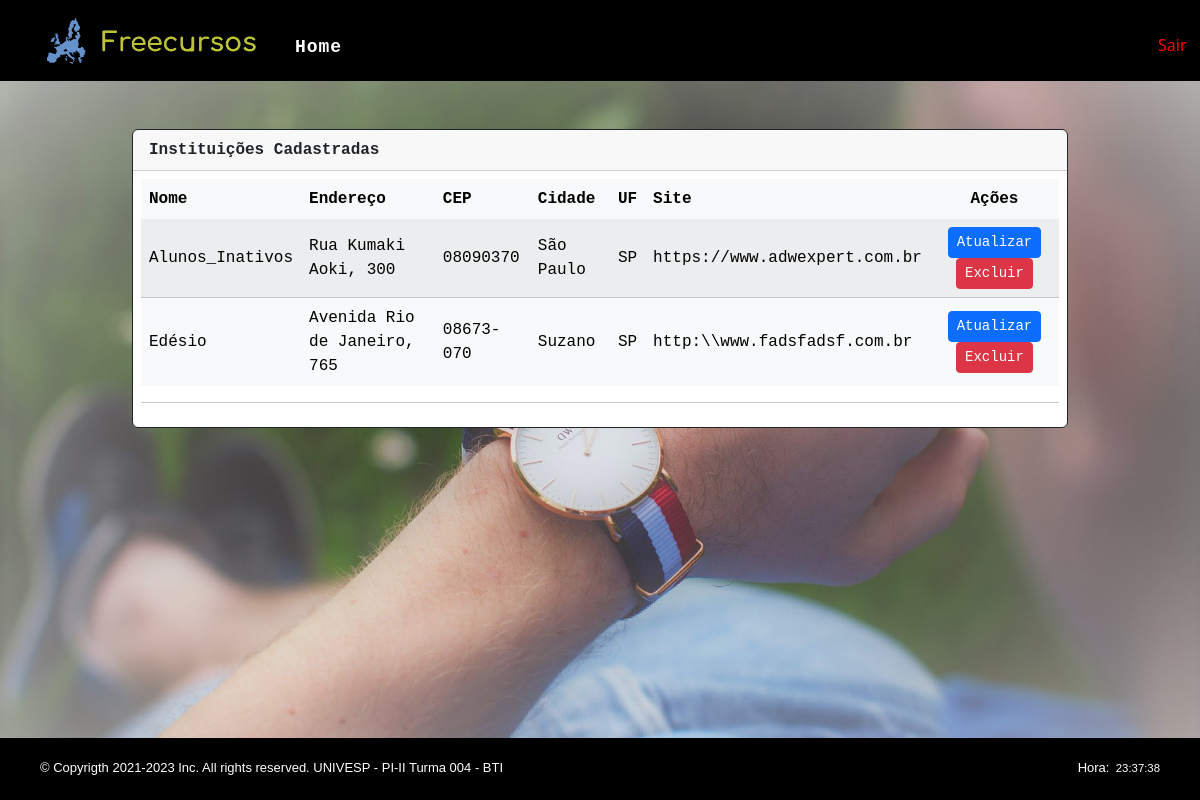
Screenshot of /instituicao/lista with the database file from the repository.
### core/models.py (models this page shows, shortened)
class Instituicao(models.Model):
    nome = models.CharField(
        max_length=255,
        null=False,
        blank=False
    )
    cep = models.CharField(
        max_length=9,
        null=False,
        blank=False
    )
    endereco = models.CharField(
        max_length=255,
        null=False,
        blank=False
    )
    cidade = models.CharField(
        max_length=150,
        null=True,
        blank=True
    )
    uf = models.CharField(
        max_length=2,
        null=False,
        blank=False
    )
    telefone = models.CharField(
        max_length=15,
        null=False,
        blank=False
    )
    email = models.EmailField(
        max_length=50,
        null=True,
        blank=True
    )
    site = models.CharField(
        max_length=50,
        null=True,
        blank=True
    )
    objetos = models.Manager()

### erp/views.py (the view)
# urls.py: path('instituicao/lista', views.ListaInstituicaoView.as_view(), name="lista_instituicao"),
class ListaInstituicaoView(ListView):
    template_name = "erp/instituicao/lista.html"
    model = Instituicao
    context_object_name = "instituicao"

### erp/templatetags/tempo_atual.py (called while the page is built)
@register.simple_tag
def tempo_atual():
    return datetime.datetime.now().strftime('%H:%M:%S')

### erp/templates/erp/instituicao/lista.html (shortened to what this page needs)
{% extends "erp/_layouts/base.html" %}
{% load primeira_letra %}
{% block conteudo %}
    <div class="container mt-5">
        <div class="row">
            <div class="col-lg-12 col-md-12 col-sm-12 col-xs-12">
                <div class="card border-dark" data-aos="fade-in" data-aos-duration="750">
                    <div class="card-header"><b>Instituições Cadastradas</b></div>
                    <div class="card-body">
                        {% if instituicao|length > 0 %}
                            <table class="table table-light table-striped table-hover align-middle">
                                <thead>
                                    <tr>
                                        <th scope="col">Nome</th>
                                        <th scope="col">Endereço</th>
                                        <th scope="col">CEP</th>
                                        <th scope="col">Cidade</th>
                                        <th scope="col">UF</th>
                                        <th scope="col">Site</th>
                                        <th scope="col" class="text-center">Ações</th>
                                    </tr>
                                </thead>
                                <tbody>
                                    {% for instituicao in instituicao %}
                                        <tr>
                                            <td>{{ instituicao.nome }}</td>
                                            <td>{{ instituicao.endereco }}</td>
                                            <td>{{ instituicao.cep }}</td>
                                            <td>{{ instituicao.cidade }}</td>
                                            <td>{{ instituicao.uf }}</td>
                                            <td>{{ instituicao.site }}</td>
                                            <td class="text-center">
                                                <a href="{% url 'erp:atualiza_instituicao' pk=instituicao.id %}"
                                                class="btn btn-primary btn-sm">
                                                    Atualizar
                                                </a>
                                                <a href="{% url 'erp:deleta_instituicao' pk=instituicao.id %}"
                                                class="btn btn-danger btn-sm">
                                                    Excluir
                                                </a>
                                            </td>
                                        </tr>
                                    {% endfor %}
                                </tbody>
                            </table>
                        {% else %}
                            <div class="text-center mt-5 mb-5 jumbotron">
                                <h5>Nenhuma <code>Instituição</code> cadastrada ainda.</h5>
                            </div>
                        {% endif %}
                        <hr/>
                    </div>
                </div>
            </div>
        </div>
    </div>
{% endblock %}

### erp/templates/erp/_layouts/base.html (shortened to what this page needs)
{% load static tempo_atual %}
{% load static %}
{% load widget_tweaks %}
<!DOCTYPE html>
<html>
    <head>
        <link rel="stylesheet" href="https://cdn.jsdelivr.net/npm/bootstrap@5.3.1/dist/css/bootstrap.min.css">
        <link rel="stylesheet" type="text/css" href="{% static '/erp/css/login.css' %}">
        <link rel="stylesheet" type="text/css" href="{% static 'erp/css/master.css' %}">
        <link rel="stylesheet" type="text/css" href="{% static 'erp/css/aos.css' %}">
    </head>
<body>
<nav class="navbar navbar-expand-lg navbar-dark bg-dark">
    <div class="container">
        <a class="navbar-brand" href="https://univesp.br/">
            <img src="{% static 'erp/img/banner.png' %}" height="55px">
        </a>
        <div class="collapse navbar-collapse" id="navbarSupportedContent">
            <ul class="navbar-nav me-auto">
                <li class="nav-item active">
                    <a class="nav-link" href="{% url 'erp:index' %}">Home</a>
                </li>
            <div id="logout">
                <span><a class="logout" href="{% url 'logout' %}">Sair</a></span>
            </div>
        </div>
    </div>
</nav>
<div data-aos="fade-in" data-aos-duration="1000">
    {% block conteudo %}{% endblock %}
</div>
<footer>
    <div id="rodape">
        <div>
            <p class="copyrigth">© Copyrigth 2021-2023 Inc. All rights reserved. UNIVESP - PI-II Turma 004 - BTI</p>
        </div>
            <span class="hora">Hora:<small>&nbsp;&nbsp;{% tempo_atual %}</small> </span>
    </div>
</footer>
</body>
</html>

### erp/static/erp/css/login.css (style rules this page uses)
td { margin-bottom: 8px; color: #FFFFFF; font-family: Montserrat, Roboto, Verdana, Geneva, Tahoma, sans-serif; font-weight: 400; }

### erp/static/erp/css/master.css (style rules this page uses)
* { margin: 0; padding: 0; box-sizing: border-box; }
body { background-repeat: no-repeat; background-size: cover; background-position: 50% 40px; background-image: url(../img/technology2_dagua.jpg); background-color: #000000; }
nav.navbar { width: 100%; background-color: #000000!important; }
.nav-link { margin-top: 13px; font-weight: bold; font-size: 18px; margin-left: 10px; letter-spacing: 1px; font-family: 'Courier New', Courier, monospace, Montserrat, Robot, Verdana, Geneva, Tahoma, sans-serif; color: #FFFFFF; }
ul.navbar-nav.me-auto { width: 100%; }
li.nav-item.active { width: 100%; }
body { margin: 0; padding: 0; box-sizing: border-box; width: 100%; height: 100%; }
.mt-5 { font-family: 'Courier New', Courier, monospace, Montserrat, Robot, Verdana, Geneva, Tahoma, sans-serif; width:80%; }
.col-sm-12 { margin-bottom: 10px; }
a.logout { position: absolute; margin-top: 20px; margin-right: 50px; text-decoration: none; color: red; }
.card-body { padding: 8px; }
tbody { border-style:hidden; }
footer { position: absolute; bottom: 0; width: 100%; height: 62px; background-color: #000000!important; }
.hora { float: right; margin-top:20px; font-size: 13px; font-family: Montserrat, Robot, Verdana, Geneva, Tahoma, sans-serif; margin-right: 40px; color: #ffffff; }
.copyrigth { font-family: Montserrat, Robot, Verdana, Geneva, Tahoma, sans-serif; margin-left: 40px; text-align: center; position: absolute; margin-top: 20px; font-size: 13px; color: #ffffff; }

### rows the page displays
Instituicao: nome "Alunos_Inativos", endereco "Rua Kumaki Aoki, 300", cep "08090370", cidade "São Paulo", uf "SP", site "https://www.adwexpert.com.br"
Instituicao: nome "Edésio", endereco "Avenida Rio de Janeiro, 765", cep "08673-070", cidade "Suzano", uf "SP", site "http:\\\\www.fadsfadsf.com.br"
